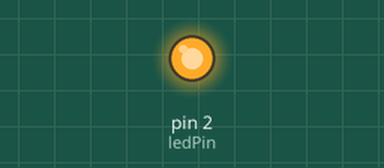
This sketch was run on a simulated Arduino Uno, built with avr-gcc and run on an emulated ATmega328P. Parts: output pins drawn as LEDs (lit = HIGH).

Above: at 0.9 s.
At 6.7 s:
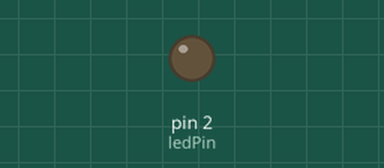
Timing chart, 0 to 8.8 s (numbered marks = the images above):
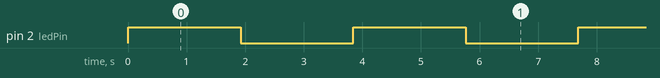

Measured:
- by itself, pin 2 (ledPin): alternates HIGH for 1.9 s and LOW for 1.9 s

The sketch:

off-slow.ino
```cpp
const int ledPin = 2;

void setup() {
  pinMode(ledPin, OUTPUT);
}

void loop() {
  for (int b = 255; b >= 0; --b) {
    analogWrite(ledPin, b);
    delay(15);
  }
}
```
